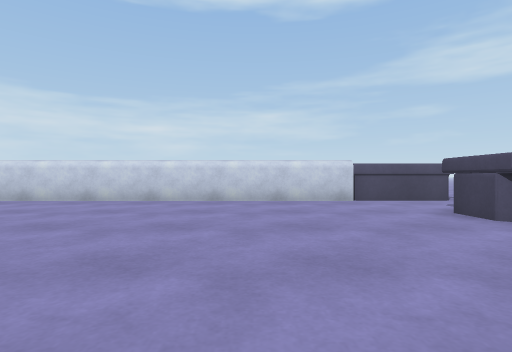
View 1 (above)

12 first-person views from a walk through a 3-D level made in the Unity game engine. The camera is 0.64 m above the floor, looks level and sees 80° across. Doors are open. The floor is counted in squares, 1 m on a side. Each view is taken from the middle of a square. On the plan, view 1 faces up. The plan holds only what a view shows up to about 9 squares ahead; the rest is blank. The place goes on beyond the plan.

View 2
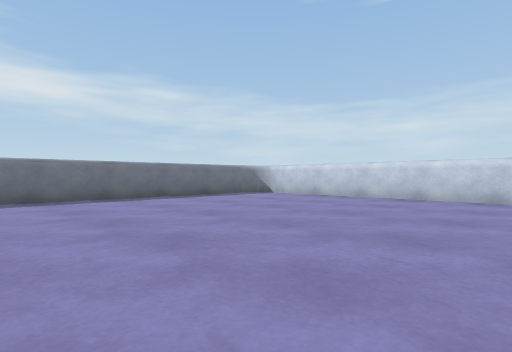

View 3
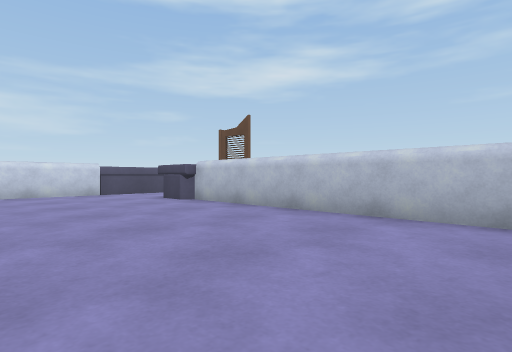

View 4
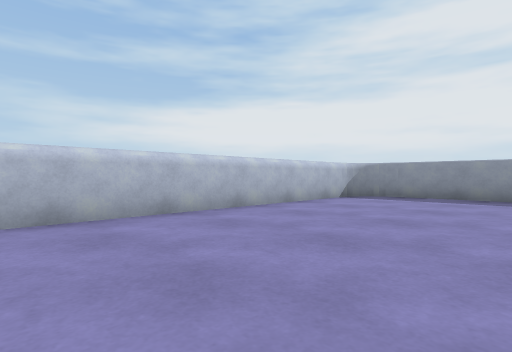

View 5
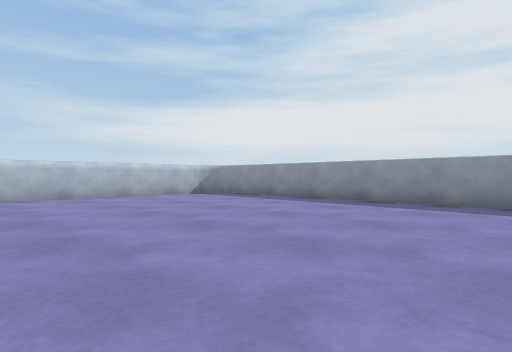

View 6
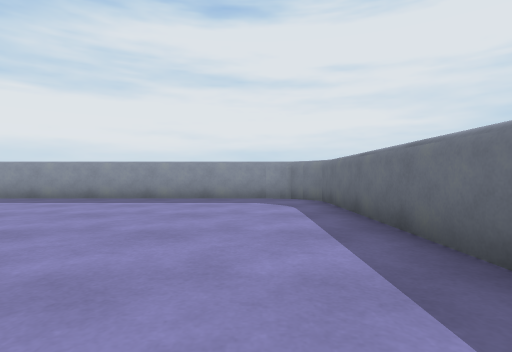

View 7
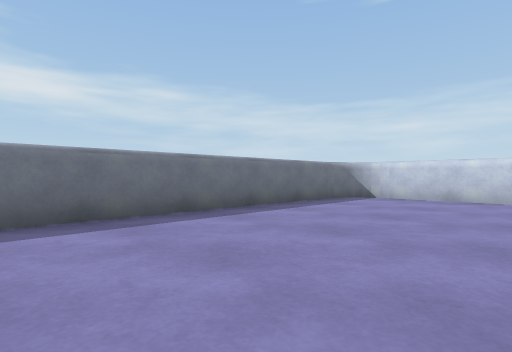

View 8
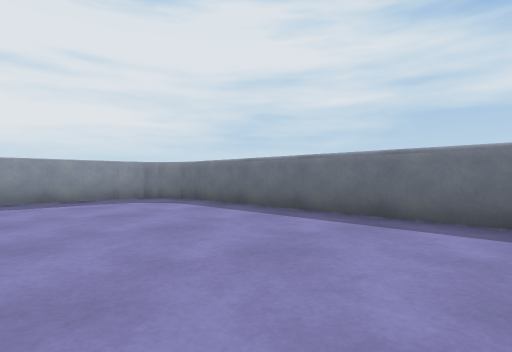

View 9
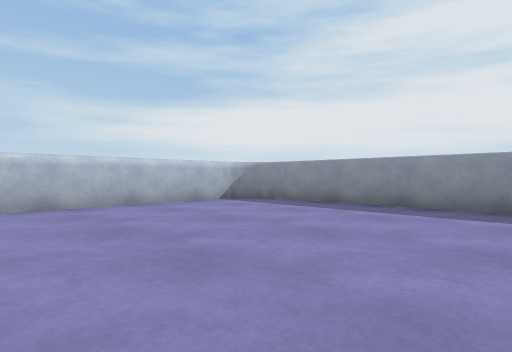

View 10
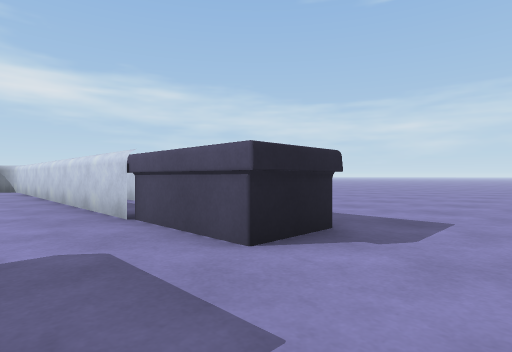

View 11
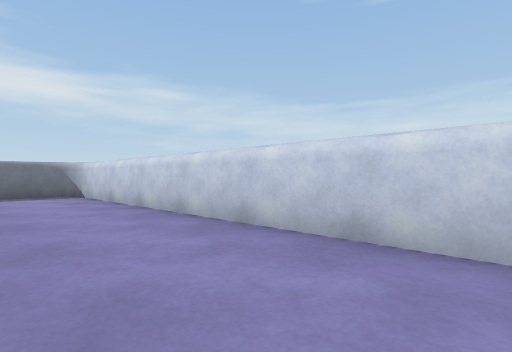

View 12
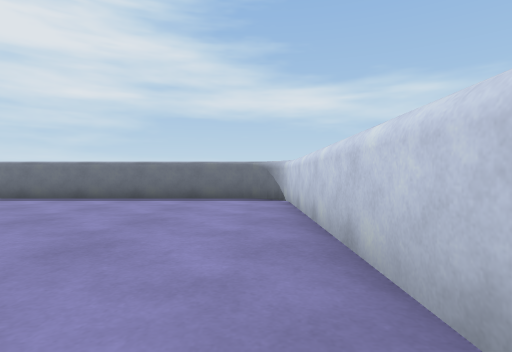

### Floor plan
Points are (right, up) in squares from view 1. A wall is a line through its corners. A room is listed if a view was taken in it or the views show most of it. See-through windows are left out.
Room 1 (views 1, 2, 3, 4, 5, 6, 7, 8, 9, 11, 12)
walls: (3.4, 4) (3.4, 5.6); (-8.7, 6.8) (-8.7, -8.5); (-8.3, -9.3) (-7.9, -9.6) (2.5, -9.6) (2.9, -9.6) (3.2, -9.4); (3.7, -8.5) (3.7, 4.1) (3.4, 4.3); (3.5, 7.8) (-7.5, 7.8)
ways out: opening at (4.5, 6.5) to room 2
Room 2 (view 10)
walls: (5, 7.8) (3.5, 7.8)
ways out: opening at (4.5, 6.5) to room 1; open door at (6, 8.5)

Positions as (right, up) in squares from view 1, and headings:
1: (0, 0), facing up
2: (0, -1), facing up-left
3: (-1, -3), facing up-right
4: (-1, 0), facing down-right
5: (-6, -2), facing down-right
6: (-7, -1), facing down
7: (-4, -1), facing up-left
8: (-4, -1), facing down-left
9: (-3, -3), facing down-right
10: (7, 6), facing up-left
11: (2, 5), facing up-left
12: (0, 7), facing left
